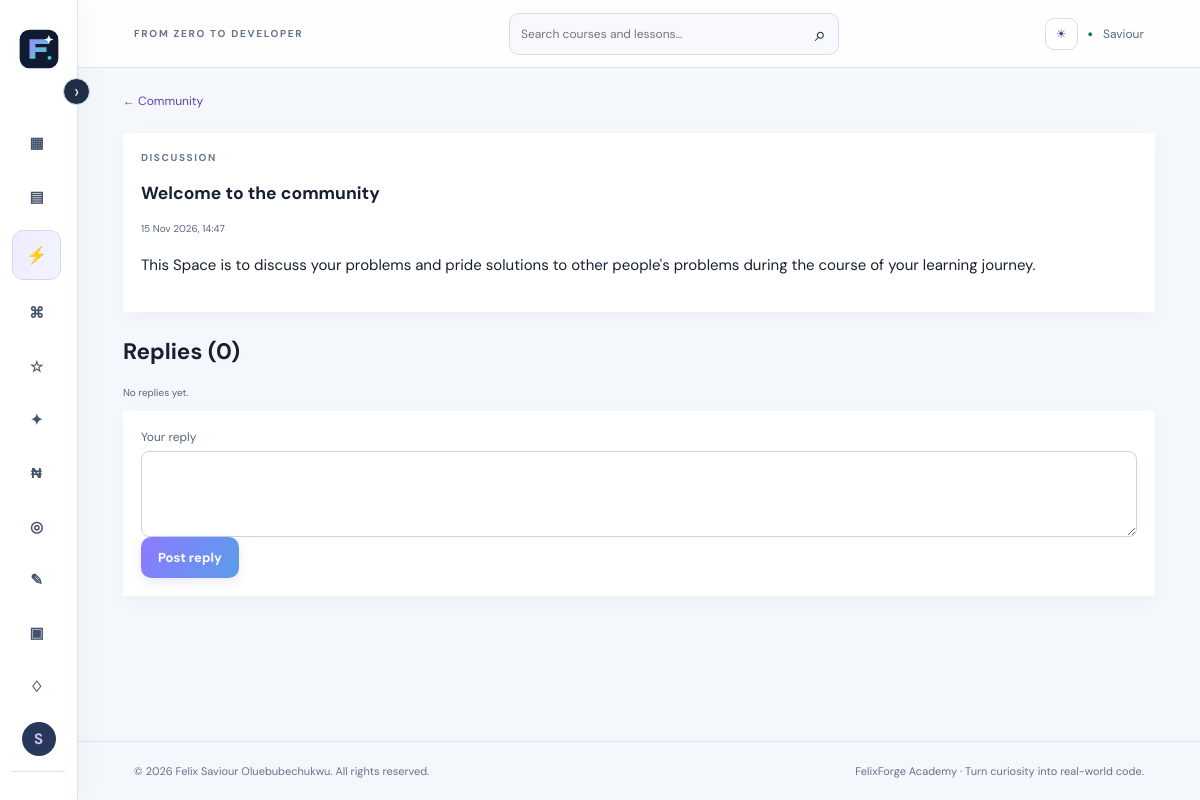
The app's page /community/1 (signed in) with its own data.
### app.py (models this page shows, shortened)
class User(UserMixin, db.Model):
    id = db.Column(db.Integer, primary_key=True)
    username = db.Column(db.String(32), unique=True, nullable=False)
    email = db.Column(db.String(254), unique=True, nullable=False)
    password_hash = db.Column(db.String(255), nullable=False)
    created_at = db.Column(db.DateTime, default=datetime.utcnow)
    projects = db.relationship('Project', backref='owner', cascade='all, delete-orphan')
    progress = db.relationship('Progress', backref='learner', cascade='all, delete-orphan')
    quiz_results = db.relationship('QuizResult', back_populates='learner', cascade='all, delete-orphan')

class ForumPost(db.Model):
    id = db.Column(db.Integer, primary_key=True)
    user_id = db.Column(db.Integer, db.ForeignKey('user.id'), nullable=False)
    title = db.Column(db.String(140), nullable=False)
    body = db.Column(db.Text, nullable=False)
    created_at = db.Column(db.DateTime, default=datetime.utcnow)

### app.py (the view, shortened to what this page needs)
@app.route('/community/<int:post_id>',methods=['GET','POST'])
@login_required
def community_post(post_id):
    denied = ensure_community_access()
    if denied:
        return denied
    post=ForumPost.query.get_or_404(post_id)
    if post.user_id != current_user.id and are_users_mutually_blocked(post.user_id):
        abort(404)
    replies=ForumReply.query.filter_by(post_id=post.id).order_by(ForumReply.created_at.asc()).all()
    replies=[reply for reply in replies if reply.user_id == current_user.id or not are_users_mutually_blocked(reply.user_id)]
    return render_template('community_post.html',post=post,replies=replies)

### app.py (called while the page is built)
@login_manager.user_loader
def load_user(user_id): return db.session.get(User, int(user_id))

def community_restriction_for(user_id):
    return CommunityRestriction.query.filter_by(user_id=user_id).first()

def ensure_community_access():
    restriction = community_restriction_for(current_user.id)
    if restriction:
        return render_template('community_blocked.html', restriction=restriction), 403
    return None

@app.before_request
def record_daily_activity():
    if current_user.is_authenticated and request.endpoint not in {'static', 'logout'}:
        today = datetime.utcnow().date()
        activity = UserActivity.query.filter_by(user_id=current_user.id, activity_date=today).first()
        if activity is None:
            db.session.add(UserActivity(user_id=current_user.id, activity_date=today, last_seen_at=datetime.utcnow()))
        try:
            db.session.commit()
        except Exception:
            db.session.rollback()
            app.logger.exception('Could not record learner activity')

### templates/community_post.html (shortened to what this page needs)
{% extends 'base.html' %}{% block content %}<a class="back-link" href="{{ url_for('community') }}">← Community</a><article class="form-card"><div class="eyebrow">DISCUSSION</div><h1>{{ post.title }}</h1><p class="muted-note">{{ post.created_at.strftime('%d %b %Y, %H:%M') }}</p><p class="community-message">{{ post.body }}</p></article><h2 class="search-results-heading">Replies ({{ replies|length }})</h2>{% for reply in replies %}<div class="reply-card"><p>{{ reply.body }}</p><small>{{ reply.created_at.strftime('%d %b %Y, %H:%M') }}</small>{% if reply.user_id != current_user.id %}<div class="community-moderation-actions"><form method="post" action="{{ url_for('community_report',content_type='reply',content_id=reply.id) }}"><input type="hidden" name="csrf_token" value="{{ csrf_token() }}"><select name="reason" aria-label="Report reason"><option value="Harassment or bullying">Harassment or bullying</option><option value="Spam or scams">Spam or scams</option><option value="Inappropriate content">Inappropriate content</option><option value="Hate or discrimination">Hate or discrimination</option><option value="Other">Other</option></select><button class="text-action">Report reply</button></form><form method="post" action="{{ url_for('community_block_user',user_id=reply.user_id) }}"><input type="hidden" name="csrf_token" value="{{ csrf_token() }}"><button class="text-action danger-text">Block learner</button></form></div>{% endif %}</div>{% else %}<p class="muted-note">No replies yet.</p>{% endfor %}<form class="form-card" method="post"><label>Your reply<textarea name="body" rows="4" maxlength="3000" required></textarea></label><button class="button">Post reply</button></form>{% endblock %}

### templates/base.html (shortened to what this page needs)
<!doctype html>
<html lang="en">
<head>
<link rel="stylesheet" href="{{ url_for('static',filename='style.css') }}">
</head>
<body>
<div class="shell">
<aside class="sidebar" id="appSidebar">
<button type="button" class="sidebar-toggle" id="sidebarToggle" aria-label="Collapse navigation" aria-expanded="true" title="Collapse navigation">‹</button>
<a class="brand" href="{{ url_for('home') }}" aria-label="FelixForge Academy home"><img class="brand-logo" src="{{ url_for('static', filename='felixforge-logo.svg') }}" alt=""><span>FelixForge <span class="brand-muted">Academy</span></span></a>
<nav>
<a href="{{ url_for('dashboard') }}" class="nav-link {% if request.endpoint=='dashboard' %}active{% endif %}">▦ <span>Dashboard</span></a>
<a href="{{ url_for('courses') }}" class="nav-link ">▤ </a>
<a href="{{ url_for('advanced_courses') }}" class="nav-link advanced-nav-link {% if advanced_nav_active %}active{% endif %}"><strong class="advanced-icon">⚡</strong><span>Advanced Courses</span><span class="advanced-badge">PRO</span></a>
<a href="{{ url_for('editor') }}" class="nav-link {% if request.endpoint=='editor' %}active{% endif %}">⌘ <span>Code editor</span></a>
<a href="{{ url_for('bookmarks') }}" class="nav-link">☆ <span>Bookmarks</span></a>
<a href="{{ url_for('achievements') }}" class="nav-link">✦ <span>Achievements</span></a>
<a href="{{ url_for('monetization_plan') }}" class="nav-link {% if request.endpoint=='monetization_plan' %}active{% endif %}">₦ <span>Pricing & certificates</span></a>
<a href="{{ url_for('community') }}" class="nav-link">◎ <span>Community</span></a>
<a href="{{ url_for('suggestions') }}" class="nav-link {% if request.endpoint=='suggestions' %}active{% endif %}">✎ <span>Suggestions</span></a>
<a href="{{ url_for('portfolio') }}" class="nav-link">▣ <span>Portfolio</span></a>
<a href="{{ url_for('notifications') }}" class="nav-link">♢ <span>Notifications{% if unread_notifications %} ({{ unread_notifications }}){% endif %}</span></a>
</nav>
<div class="side-bottom"><div class="side-label">YOUR ACCOUNT</div>
<div class="user-mini"><div class="avatar">{{ (current_user.username[0] if current_user.is_authenticated else 'F')|upper }}</div></div>
</div>
</aside>
<main class="main">
<header class="topbar"><div class="crumb">FROM ZERO TO DEVELOPER</div>
<form class="global-search" action="{{ url_for('search') }}" method="get"><input name="q" type="search" placeholder="Search courses and lessons…" aria-label="Search courses and lessons"><button aria-label="Search">⌕</button></form>
<div class="top-actions"><button type="button" class="theme-toggle" id="themeToggle" aria-label="Toggle colour theme" aria-pressed="false">◐</button>
{% if current_user.is_authenticated %}<span class="online-dot">●</span><span class="top-user"><a href="{{ url_for('profile') }}">{{ current_user.username }}</a></span>{% else %}<a class="button button-small" href="{{ url_for('login') }}">Log in</a>{% endif %}</div>
</header>
<section class="page">{% block content %}{% endblock %}</section>
<footer>© {{ year }} Felix Saviour Oluebubechukwu. All rights reserved. <span>FelixForge Academy · Turn curiosity into real-world code.</span></footer>
</main></div>
</body></html>

### records on screen
User: username "S", username "Saviour"
ForumPost: title "Welcome to the community", created_at "15 Nov 2026, 14:47", body "This Space is to discuss your problems and pride solutions to other people's problems during the course of your learning journey."

### other values on screen
{{ replies|length }} "0"
